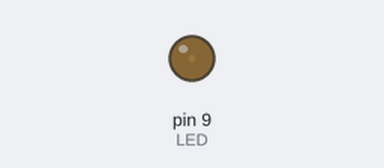
A sketch run on a simulated Arduino Uno, built with avr-gcc and run on an emulated ATmega328P. Shown: output pins drawn as LEDs (lit = HIGH).

Above: at 0.05 s.
At 0.5 s:
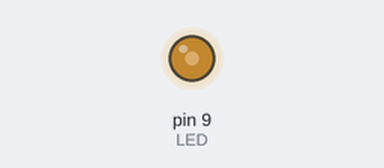
At 0.95 s:
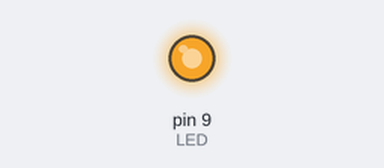
At 1.8 s:
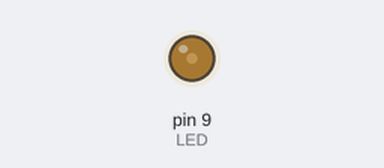
Timing chart, 0 to 4.7 s (numbered marks = the images above):
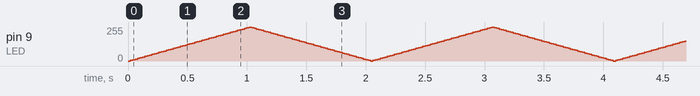

The sketch:

Lab3____LED_____.ino
```cpp
int brightness = 0;    // brightness 變數用來保存目前的燈光亮度。
int fadeAmount = 5;    // fadeAmount 變數用來設定每一次燈光亮度的調整值。
void setup()
{
  pinMode(9, OUTPUT);  // 宣告 pin9 為 output pin, LED 接在 pin9 上。
}
void loop()
{
  analogWrite(9, brightness);                // 使用 analogWrite(9, brightness) 設定 pin9 上的 LED 燈光亮度。
  brightness = brightness + fadeAmount;      // 調整下一次的燈光亮度。
  if (brightness == 0 || brightness == 255)  // 改變 fadeAmount 燈光亮度調整值，假如 brightness 已達到最亮(255)，就將 fadeAmount 改成 -5，讓燈光下一次的變化改成漸漸變暗，假如 brightness 已達到最暗(0)，就將 fadeAmount 改回 +5，讓燈光下一次的變化改成漸漸變亮。
  {
    fadeAmount = -fadeAmount ;
  }
   delay(20);                               // 延遲 30ms，這樣肉眼才能看得到 LED 調光的效果。
}
/*
實驗目的：利用 PWM (Pulse Width Modulation, 脈衝寬度調變) 控制 LED 燈光亮度。
材料：Arduino 主板 x 1、LED x 1、220 ohm 電阻 x 1及單心線 x N。
接線：LED 接到 pin9 和 GND，長腳(陽極)串接一顆 220 ohm 電阻到 pin9，短腳(陰極)直接接到 GND。
*/
```
